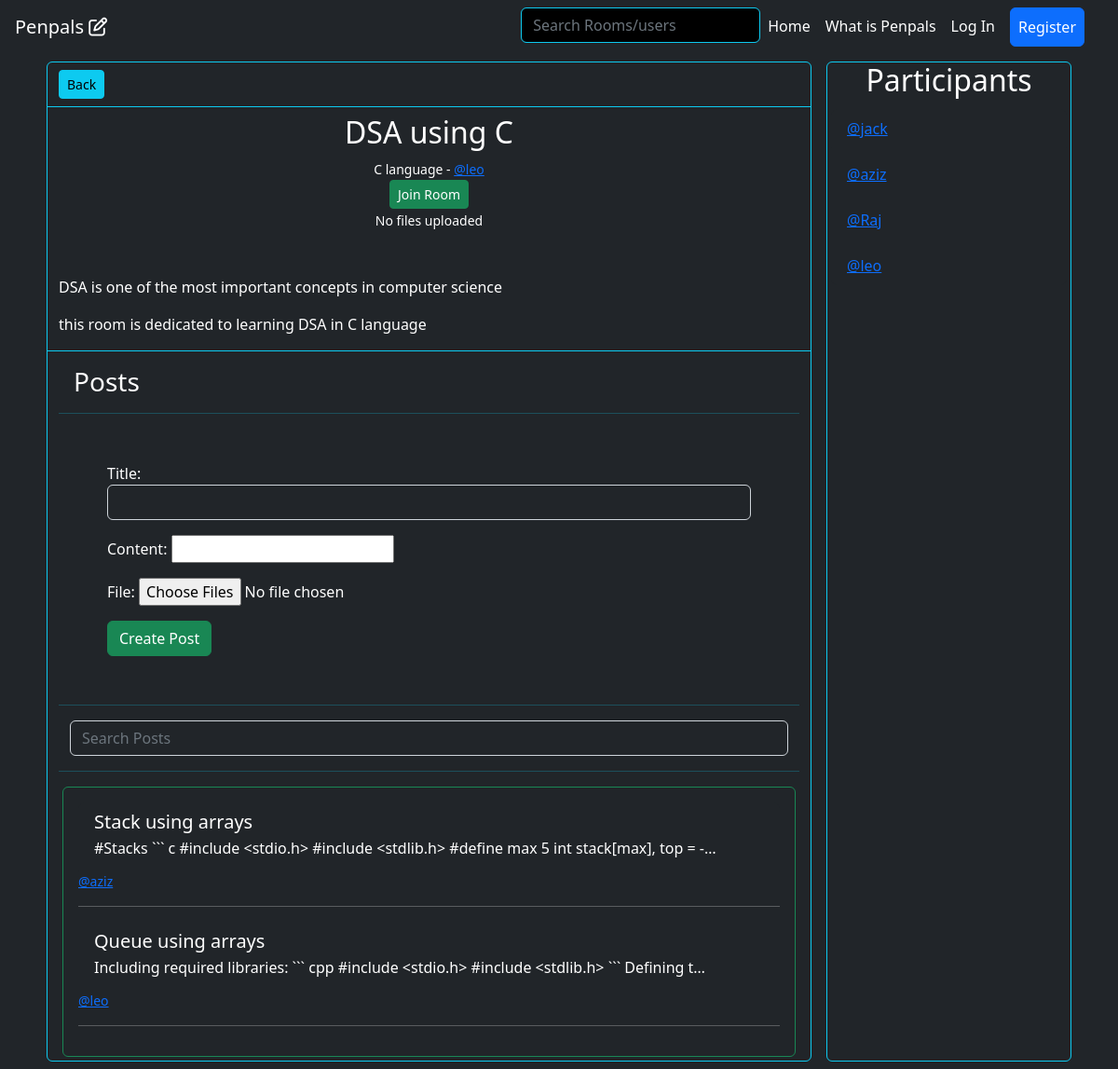
/room/3, run on an earlier commit of the app's database.
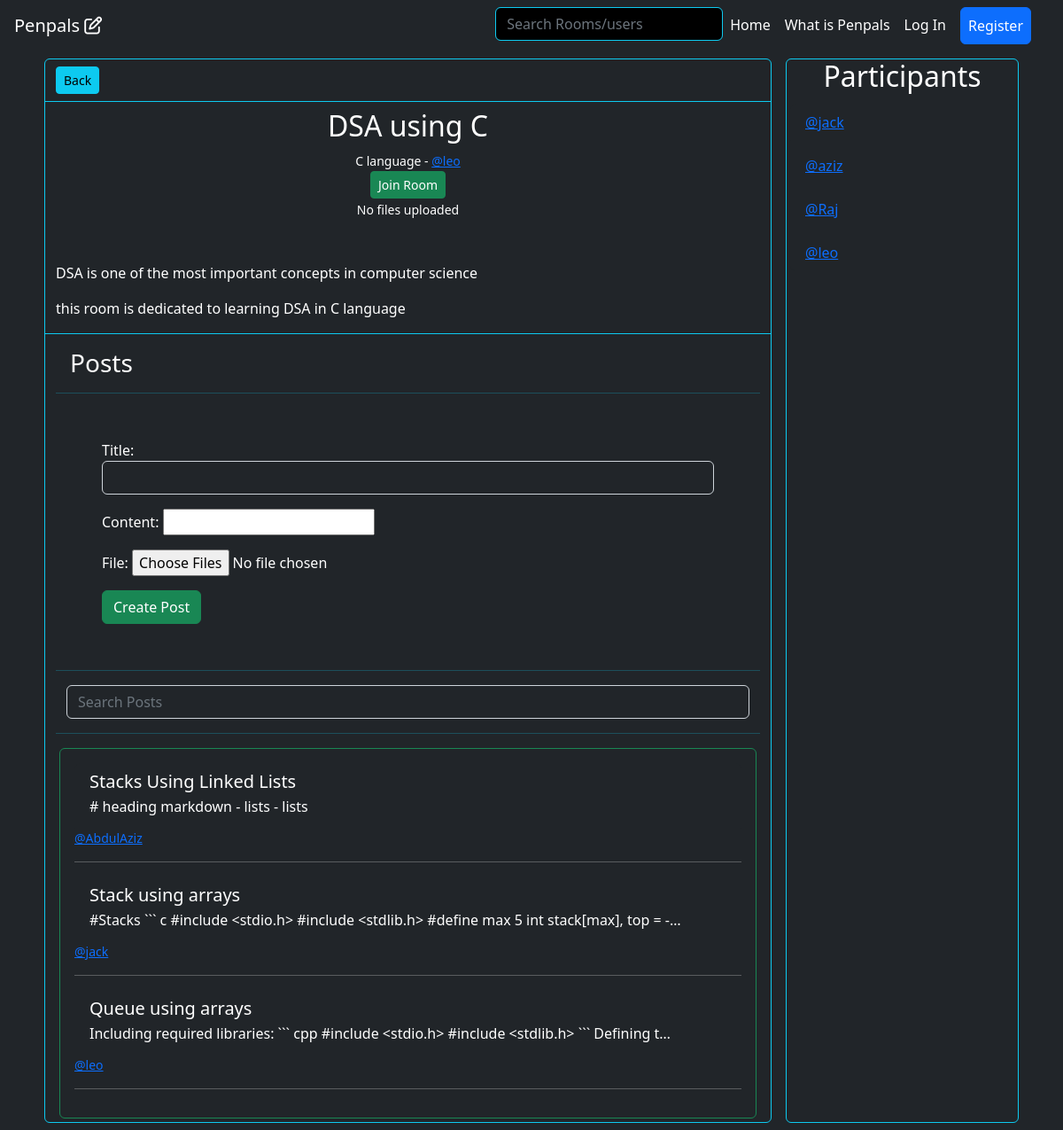
And on a later commit of the database.
### base/models.py (models this page shows, shortened)
class Room(models.Model):
    name = models.CharField(max_length=120)
    description = MarkdownField(rendered_field='description_rendered', validator=VALIDATOR_STANDARD)
    description_rendered = RenderedMarkdownField()
    is_private = models.BooleanField(default=False)
    created_at = models.DateTimeField(auto_now_add=True)
    updated_at = models.DateTimeField(auto_now=True)
    topic = models.ForeignKey(Topic,null=True, on_delete=models.SET_NULL ,related_name='topic_rooms')
    creator = models.ForeignKey(Account,null=True,on_delete=models.SET_NULL,related_name='created_rooms')
    admins = models.ManyToManyField(Account,related_name='administrated_rooms')
    participants = models.ManyToManyField(Account,related_name='joined_rooms')
    class Meta:
        ordering = ['-created_at']

class Topic(models.Model):
    name = models.CharField(max_length=50)
    def __str__(self):
        return self.name

class Post(models.Model):
    title = models.CharField(max_length=120)
    content = MarkdownField(rendered_field='content_rendered', validator=VALIDATOR_STANDARD)
    content_rendered = RenderedMarkdownField()
    creator = models.ForeignKey(Account,on_delete=models.CASCADE,related_name="user_posts")
    room = models.ForeignKey(Room,on_delete=models.CASCADE,related_name='room_posts')
    likes = models.ManyToManyField(Account,related_name='liked_posts')
    dislikes = models.ManyToManyField(Account,related_name='disliked_posts')
    bookmarks = models.ManyToManyField(Account,related_name='bookmarked_posts')
    pinned = models.BooleanField(default=False)
    created_at = models.DateTimeField(auto_now_add=True)
    updated_at = models.DateTimeField(auto_now=True)
    class Meta:
        ordering = ['pinned','-created_at']

### accounts/models.py (models this page shows, shortened)
class Account(AbstractBaseUser,PermissionsMixin):
    id = models.UUIDField(primary_key = True,default=uuid.uuid4,editable=False)
    Genders=[
        ("Male","Male"),
        ("Female","Female")
    ]
    email = models.EmailField(verbose_name="email", max_length=60, unique=True)
    username = models.CharField(max_length=30, unique=True)
    gender = models.CharField(max_length=7,choices=Genders,default = "Male")
    phone_num = PhoneNumberField(blank=True)
    current_residence = CountryField(null =True , blank = True)
    nationality = CountryField(null =True , blank = True)
    date_joined = models.DateTimeField(verbose_name="date joined", auto_now_add=True)
    last_login = models.DateTimeField(verbose_name="last login", auto_now=True)
    is_active = models.BooleanField(default=True)
    is_admin = models.BooleanField(default=False)
    is_staff = models.BooleanField(default=False)
    is_superuser = models.BooleanField(default=False)
    profile_image = models.URLField(default="https://www.freeiconspng.com/thumbs/account-icon/account-icon-33.png")
    USERNAME_FIELD = "email"
    REQUIRED_FIELDS = [
        'username',
    ]
    objects = MyAccountManager()
    class Meta:
        unique_together = ('username','email')
    def __str__(self):
        return f"<a href='/accounts/{self.id}'>@{self.username}</a>"

### base/views.py (the view)
# urls.py: path('room/<int:roomid>',view_room,name='view_room'),
def view_room(request, roomid):
    context = {}
    room = Room.objects.get(id=roomid)
    context['room'] = room
    context['post_form'] = PostCreationForm()
    context['file_form'] = PostFileForm()
    if request.GET:
        p = request.GET.get('p')
        context['posts'] = room.room_posts.filter(title__icontains=p)
    else:
        context['posts'] = room.room_posts.all()
    context['joined'] = (request.user in room.participants.all())
    return render(request,"base/view_room.html",context)

### base/forms.py
class PostCreationForm(forms.ModelForm):
    class Meta:
        model = Post
        fields = ('title', 'content')
        widgets = {
            'title': forms.TextInput(attrs={'class':'form-control bg-dark text-white'}),
            'content': MDEWidget(attrs={'class':'bg-dark text-white form-control'}),
        }

class PostFileForm(forms.ModelForm):
    file = forms.FileField(required=False,widget=ClearableMultipleFileInput())
    class Meta:
        model = PostFile
        fields = ['file']

### base/widgets.py (called while the page is built)
    def is_initial(self, value):
        return bool(value)

### base/templates/base/view_room.html (shortened to what this page needs)
{% extends "layout.html" %}
{% block body %}
<div class="container" style="display: grid; grid-template-columns: 3fr 1fr;">
    <div class="border rounded border-info m-2">
        <div class="container mt-2 mb-2 border-bottom border-info pb-2">
            <a href="{% url 'index'%}?t={{room.topic.name}}" class="btn btn-info btn-sm">Back</a>
        </div>
        <div class="border-bottom border-info">
            <div class="text-center">
                <h2>{{room.name}}</h2>
                <small>{{room.topic}} - {{room.creator|safe}}</small>
                <div>
                    {% if not joined and not is_private%}
                    <a href="{% url 'join_room' room.id %}" class="btn btn-success btn-sm">Join Room</a>
                    {% endif %}
                </div>
            </div>
            <div class="text-center">
                {% for file in room.room_files.all %}
                <a href="{% url 'get_room_file' file.id %}">{{ file }}</a>
                {% empty %}
                <small>No files uploaded</small>
                {% endfor %}
            </div>
            <div class="container-fluid">
                <p class="text-center p-3">{{room.description_rendered | safe}}</p>
            </div>
        </div>
        <div class="text-white container">
            <h3 class="text-left m-3">Posts</h3>
            <hr class="text-info">
            {% include "base/create_post.html" %}
            <hr class="text-info">
        </div>
        <div class="container">
            <form class="container-fluid" action="{% url 'view_room' room.id %}">
                <input name="p" class="form-control bg-dark text-white m-auto" type="search" placeholder="Search Posts"
                    aria-label="Search">
            </form>
            <hr class="text-info">
            <div class="border rounded border-success list-group p-3 m-1">
                {% include "base/posts.html" %}
            </div>
        </div>
    </div>
    <div class="border rounded border-info m-2">
        <h2 class="text-center">Participants</h2>
        <ul class="list-group">
            {% for participant in room.participants.all %}
            <li class="list-group-item bg-dark m-1 text-white border-dark">{{participant | safe}}</li>
            {% endfor %}
        </ul>
    </div>
</div>
{% endblock %}

### accounts/templates/layout.html (shortened to what this page needs)
{% load static %}
{% load crispy_forms_tags %}
<!DOCTYPE html>
<html lang="en">
<head>
    <link href="https://cdn.jsdelivr.net/npm/bootstrap@5.2.0/dist/css/bootstrap.min.css" rel="stylesheet">
    <link rel="stylesheet" href="{% static 'css/styles.css' %}">
    <link rel="stylesheet" href="{% static 'css/bootstrap.css' %}">
</head>
<body class="text-white bg-dark">
    <nav id="navbar" class="text-white navbar navbar-expand-lg" style="z-index: 1;">
        <div class="text-white container-fluid">
            <a class="text-white navbar-brand text-center p-1" href="{% url 'index' %}" data-bs-toggle="tooltip" data-bs-placement="bottom"
                title="Go to Homepage">Penpals <i class="fa fa-pencil-square-o" aria-hidden="true"></i></a>
            <div class="text-white collapse navbar-collapse" id="navbarSupportedContent">
                <span class="text-white nav-item d-flex mx-3">
                    <ul class="text-white navbar-nav me-auto mb-2 mb-lg-0">
                        <li class="text-white nav-item">
                            <form class="form-inline" action="{% url 'index'%}" >
                                <input name="s" class="form-control m-auto text-white bg-black border-info" type="search" placeholder="Search Rooms/users" aria-label="Search">
                              </form>
                        </li>
                        <li class="text-white nav-item">
                            <a class="text-white nav-link english" href="{% url 'index' %}">Home</a>
                        </li>
                        <li class="text-white nav-item">
                            <a class="text-white nav-link english" href="{% url 'about' %}">What is Penpals</a>
                        </li>
                    {% if user.is_authenticated %}
                        {% if user.is_staff %}
                            <li class="text-white nav-item">
                                <a class="text-white nav-link english" href="/admin">Admin Page</a>
                            </li>
                        {% endif %}
                        <li class="text-white nav-item dropdown bg-dark">
                            <a class="text-white nav-link dropdown-toggle bg-dark" href="#" id="navbarDropdown" role="button"
                                data-bs-toggle="dropdown" aria-expanded="false"><span data-bs-toggle="tooltip"
                                    data-bs-placement="bottom" title="Dropdown">
                                    <strong class="text-white px-2 bg-dark">{{user.username}}
                                        <i class="text-white fa-solid fa-user"></i></strong></span></a>
                            <ul class="text-white dropdown-menu dropdown-menu-end bg-dark" id="dropmenu" aria-labelledby="navbarDropdown">
                                <li ><a class="text-white dropdown-item english" href="{% url 'profile' user.id %}">Profile</a>
                                </li>
                                <li>
                                    <hr>
                                </li>
                                <li>
                                    <a class="text-white dropdown-item english" href="{% url 'logout' %}">Logout</a>
                                </li>
                            </ul>
                        </li>
                    </ul>
                    {% else %}
                    <li class="text-white nav-item">
                        <a class="text-white nav-link english" href="{% url 'login' %}">Log In</a>
                    </li>
                    <li class="text-white nav-item d-flex mx-2">
                        <a class="text-white nav-link btn btn-primary text-white p-2 english" href="{% url 'register' %}">Register</a>
                    </li>
                    </ul>
                    {% endif %}
                </span>
            </div>
        </div>
    </nav>
    {% block body %}
    {% endblock %}
</body>
</html>

### base/templates/base/create_post.html (shortened to what this page needs)
{% load crispy_forms_tags %}
<div class="m-5 p-1 ">
    <form action="{% url 'create_post' room.id %}" method="post">
        {{ post_form.as_p }}
        {{ file_form.as_p }}
        <input type="submit" class="btn btn-success" value="Create Post">
    </form>
</div>

### base/templates/documents/clearable_multiple_file_input.html (shortened to what this page needs)
{% load document %}
<input type="{{ widget.type }}" name="{{ widget.name }}" multiple{% include "django/forms/widgets/attrs.html" %}>

### base/templates/base/posts.html (shortened to what this page needs)
{% for post in posts %}
<a href="{% url 'view_post' post.id %}"
    class="list-group-item list-group-item-action flex-column align-items-start bg-dark text-white border-dark">
    <div class="d-flex w-100 justify-content-between">
        <h5 class="mb-1">{{ post.title }}</h5>
    </div>
    <p class="mb-1">{{post.content | truncatechars:100 }}</p>
    <small>{{post.creator |safe }}</small>
</a>
<hr>
{% empty %}
<h3>No posts here</h3>
{% endfor %}

What changed in the data, as far as the page shows it:
added Post: title "Stacks Using Linked Lists", content "# heading markdown - lists - lists", creator "@AbdulAziz"
changed Post "Stack using arrays": creator "@aziz" → "@jack"
